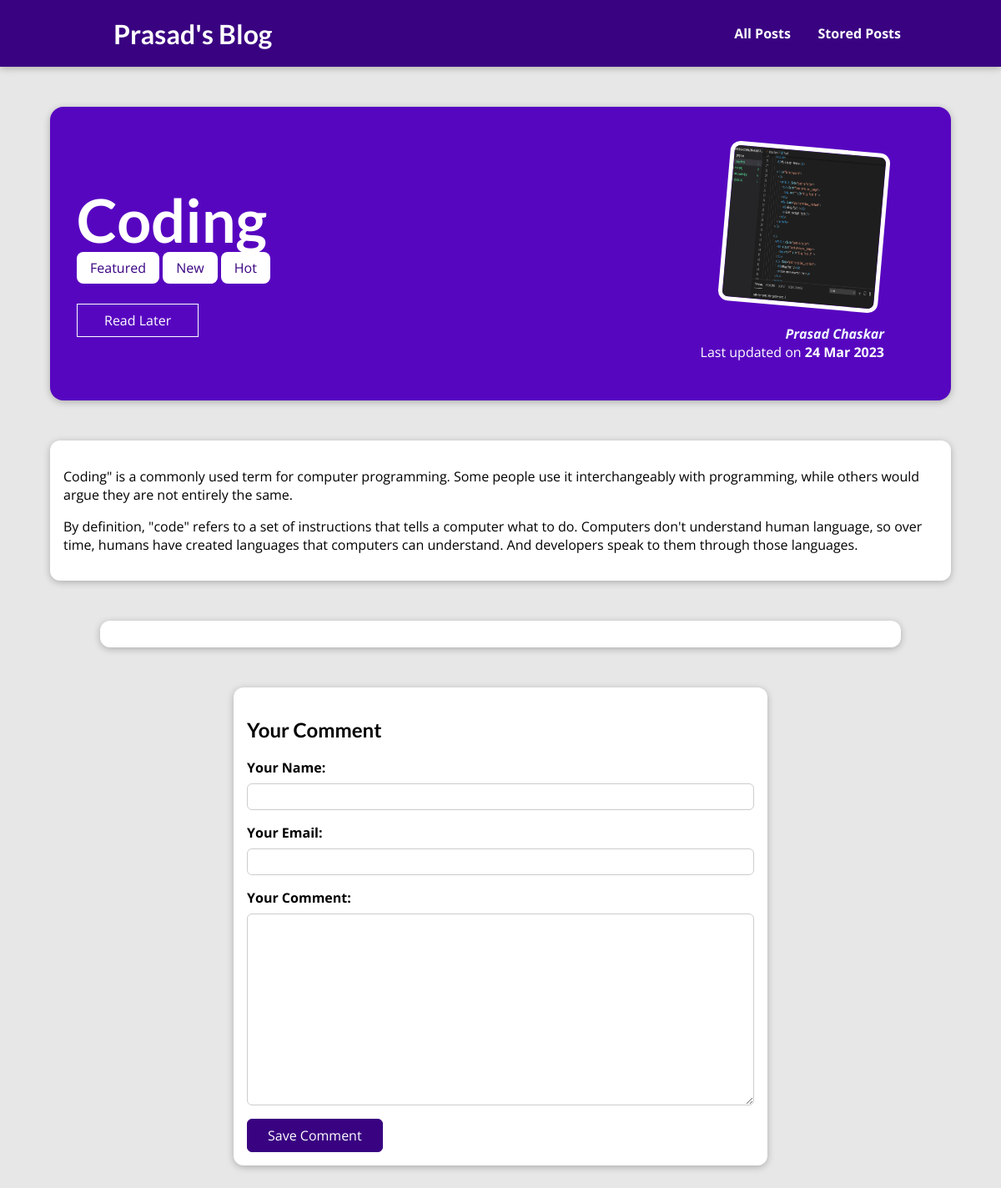
The page /posts/4 on the database its author committed.
### blog/models.py (models this page shows, shortened)
class Post(models.Model):
    title       = models.CharField(max_length=100)
    excert      = models.CharField(max_length=100)
    img_name    = models.ImageField(upload_to="posts",null=True)
    date        = models.DateField(auto_now=True)
    content     = models.TextField(validators=[MinLengthValidator(10)])
    author      = models.ForeignKey(Author,on_delete=models.SET_NULL,null=True)
    tags        = models.ManyToManyField(Tag)

class Tag(models.Model):
    caption     = models.CharField(max_length=50)
    def __str__(self) -> str:
        return f"{self.caption}"

class Author(models.Model):
    first_name  = models.CharField(max_length=50)
    last_name   = models.CharField(max_length=50)
    email       = models.EmailField()
    def __str__(self) -> str:
        return f"{self.first_name} {self.last_name}"

### blog/views.py (the view, shortened to what this page needs)
# urls.py: path("posts/<int:id>",PostDetailView.as_view(),name="post-detail"),
class PostDetailView(View):
    def get(self, request, id):
        filtered_post = Post.objects.get(id=id)
        stored_posts = request.session.get("stored_posts")
        if stored_posts is not None:
            is_saved_for_later = filtered_post.id in stored_posts
        else:
            is_saved_for_later = False
        return render(request, 'post-detail.html', {
            "filtered_post": filtered_post,
            "post_tags": filtered_post.tags.all(),
            "comment_form": CommentForm(),
            "comments":filtered_post.comments.all(),
            "is_saved_for_later":is_saved_for_later
        })

### blog/forms.py
class CommentForm(forms.ModelForm):
    class Meta:
        model = Comments
        exclude = ["post"]
        labels={
            "user_name":"Your Name",
            "user_email":"Your Email",
            "text":"Your Comment"
        }

### blog/templates/post-detail.html (shortened to what this page needs)
{% extends 'base.html' %}
{% load static %}
{% block style %}
    <link rel="stylesheet" href="{% static 'post-details.css' %}">
{% endblock %}
{% block body %}
    <section id="summary">
        <h2>{{filtered_post.title}}</h2>
        <div>
            {% for tag in post_tags %}
                <span class="tag">{{ tag }}</span>
            {% endfor %}
        </div>
        <form action="{% url 'read-later' %}" method="post"> {% csrf_token %}
          <div id="read-later">
            <button>
              {% if is_saved_for_later %}
                Remove from Read Later
              {% else %}
                Read Later
              {% endif %}
            </button>
          </div>
        </form>
        <article>
            <img src="{{filtered_post.img_name.url}}" alt="{{filtered_post.title}}" />
            <address><a href="mailto:{{filtered_post.author.email}}" style="color: aliceblue;">{{filtered_post.author}}</a></address>
            <div>
                Last updated on <time>{{filtered_post.date|date:"d M Y"}}</time>
            </div>
        </article>
    </section>
    <main>
        <p>{{filtered_post.content|linebreaks}}</p>
    </main>
    <section id="comments">
      </section>
    <section id="comment-form">
        <h2>Your Comment</h2>
        <form action="{% url "post-detail" filtered_post.id %}" method="POST">
          {% for form_field in comment_form %}
            <div class="form-control {% if form_field.errors %}invalid{% endif %}">
              {{ form_field.label_tag }}
              {{ form_field }}
            </div>
          {% endfor %}
          <button>Save Comment</button>
        </form>
      </section>
{% endblock %}

### blog/static/app.css (style rules this page uses)
* { box-sizing: border-box; }
html { font-family: 'Open Sans', 'Lato', sans-serif; }
body { margin: 0; }
h1, h2, h3 { font-family: 'Lato', sans-serif; font-weight: bold; }

### blog/static/post-details.css (style rules this page uses)
body { background-color: #e7e7e7; }
#summary { margin: 8rem auto 3rem auto; padding: 2rem; width: 90%; max-width: 90rem; border-radius: 16px; background-color: #5706c0; position: relative; box-shadow: 0 2px 8px rgba(0, 0, 0, 0.25); height: 22rem; }
#summary h2 { color: white; font-size: 4.5rem; margin-bottom: 0.25rem; }
#summary article { position: absolute; top: 2rem; right: 3rem; padding: 1rem 2rem; border-radius: 12px; text-align: right; color: white; }
#summary article img { width: 12rem; height: 12rem; border-radius: 12px; transform: rotateZ(5deg); border: 5px solid white; margin-bottom: 1rem; }
#summary address { font-weight: bold; }
#summary a { color: white; text-decoration: none; }
#summary time { font-weight: bold; }
#read-later { margin: 2rem 0; }
#read-later button { background-color: transparent; border: 1px solid white; padding: 0.5rem 2rem; font: inherit; color: white; cursor: pointer; }
main { width: 90%; max-width: 90rem; margin: 3rem auto; background-color: white; padding: 1rem; border-radius: 12px; box-shadow: 0 2px 8px rgba(0, 0, 0, 0.25); }
.tag { background-color: white; color: #390281; padding: 0.5rem 1rem; border-radius: 8px; }
#comment-form { margin: 3rem auto; width: 90%; max-width: 40rem; border-radius: 12px; background-color: white; box-shadow: 0 2px 8px rgba(0, 0, 0, 0.25); padding: 1rem; }
#comment-form button { font: inherit; background-color: #390281; color: white; border: 1px solid #390281; padding: 0.5rem 1.5rem; border-radius: 6px; cursor: pointer; }
.form-control { margin-bottom: 1rem; }
.form-control label { font-weight: bold; margin-bottom: 0.5rem; display: block; }
.form-control input, .form-control textarea { display: block; width: 100%; font: inherit; padding: 0.25rem; border-radius: 6px; border: 1px solid #ccc; }
#comments { margin: 3rem auto; width: 90%; max-width: 60rem; border-radius: 12px; background-color: white; box-shadow: 0 2px 8px rgba(0, 0, 0, 0.25); padding: 1rem 2rem; }

### rows shown on the page
Post: title "Coding", img_name (picture), author "Prasad Chaskar", date "24 Mar 2023", content "Coding\" is a commonly used term for computer programming. Some people use it interchangeably with programming, while others would argue they are not entirely the same. By definition, \"code\" refers to a set of instructions that tells a computer what to do. Computers don't understand human language, so over time, humans have created languages that computers can understand. And developers speak to them through those languages."
Tag: caption "Featured"
Tag: caption "New"
Tag: caption "Hot"
